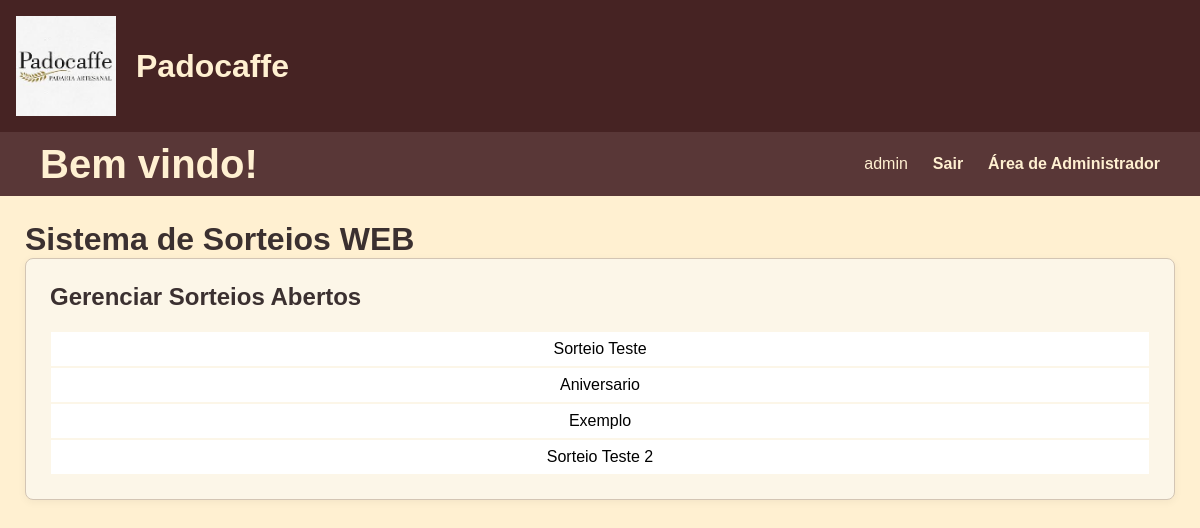
Page /gerenciar_sorteios (signed in) on the earlier database version.
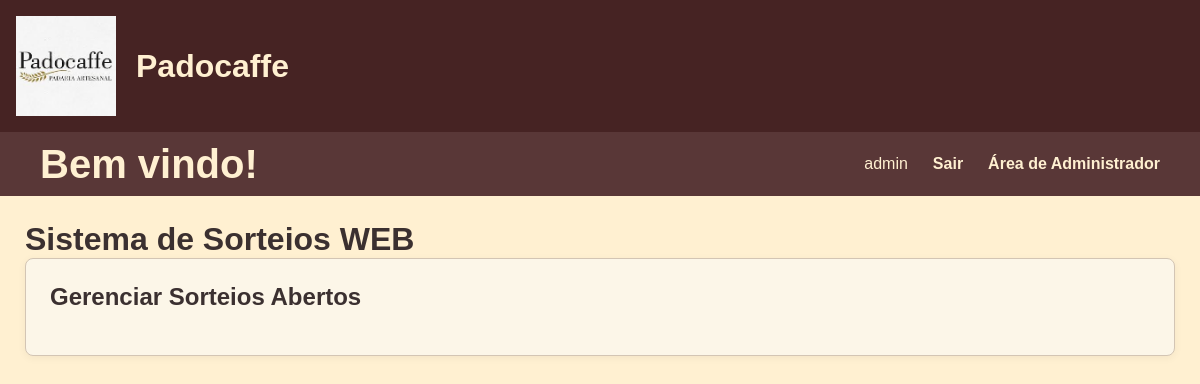
Same page on the later database version.
### tables this page shows
CREATE TABLE administrador (
  id_admin INTEGER PRIMARY KEY AUTOINCREMENT,
  username TEXT UNIQUE NOT NULL,
  password TEXT NOT NULL
);

CREATE TABLE sorteio (
  id_sorteio INTEGER PRIMARY KEY AUTOINCREMENT,
  nome TEXT UNIQUE NOT NULL,
  data_limite TIMESTAMP NOT NULL,
  realizado BOOLEAN DEFAULT 0,
  id_bilhete_sorteado INTEGER DEFAULT NULL,
  FOREIGN KEY (id_bilhete_sorteado) REFERENCES bilhete(id_bilhete),
  CHECK ((NOT realizado) OR id_bilhete_sorteado)
);

### flaskr/admin.py (the view, shortened to what this page needs)
@bp.route('/gerenciar_sorteios', methods=('GET', 'POST'))
@admin_required
def gerenciar_sorteios():
    db = get_db()
    sorteios = db.execute(
        'SELECT * FROM sorteio WHERE NOT realizado'
    ).fetchall()
    return render_template(
        'admin/gerenciar_sorteios.html',
        sorteio_escolhido=False,
        sorteios=sorteios
    )

### flaskr/auth.py (called while the page is built, shortened)
@bp.before_app_request
def load_logged_in_user():
    user_id = session.get("user_id")
    auth_type = session.get("auth_type")
    if user_id is None:
        g.admin = None
        g.usuario = None
    elif auth_type == "admin":
        db = get_db()
        g.admin = db.execute(
            "SELECT id_admin, username, password FROM administrador WHERE id_admin = ?",
            (user_id,)
        ).fetchone()
        g.usuario = None

def admin_required(view):
    @functools.wraps(view)
    def wrapped_view(**kwargs):
        if g.admin is None:
            return redirect(url_for("auth.login_admin"))
        return view(**kwargs)
    return wrapped_view

### flaskr/db.py (called while the page is built)
def get_db():
    if 'db' not in g:
        g.db = sqlite3.connect(DB_PATH)
        g.db.row_factory = sqlite3.Row
    return g.db

### flaskr/templates/admin/gerenciar_sorteios.html (shortened to what this page needs)
{% extends 'base.html' %}
{% block content %}
    <h2 style="margin-bottom: 20px;">Gerenciar Sorteios Abertos</h2>
    <div>
    {% for sorteio in sorteios %}
        <form class="form_lista" method="post">
            <button class="opcao_lista" type="submit">{{sorteio.nome}}</button>
        </form>
    {% endfor %}
    </div>
{% endblock %}

### flaskr/templates/base.html (shortened to what this page needs)
<!doctype html>
<html lang="pt-br">
  <head>
    <link rel="stylesheet" href="{{ url_for('static', filename='style.css') }}">
  </head>
  <body>
    <header class="main-header">
        <img src="{{ url_for('static', filename='img/padocaffe imagem.jpeg') }}" alt="Logomarca da Empresa Padocaffe" style="height: 100px;">
        <h1>Padocaffe</h1>
    </header>
    <nav class="navbar">
      <h1>Bem vindo!</h1>
      <ul>
        {% if g.admin %}
            <li><span>{{ g.admin['username'] }}</span></li>
            <li><a class="navbar-item" href="{{ url_for('auth.logout_admin') }}">Sair</a></li>
            <li><a class="navbar-item" href="{{ url_for('admin.index_admin') }}">Área de Administrador</a></li>
        {% endif %}
      </ul>
    </nav>
    <main>
      <div style="display: flex; align-items: center; gap: 12px;">
        <h1 style="margin: 0;">Sistema de Sorteios WEB</h1>
      </div>
      <section class="content">
      {% block content %}{% endblock %}
      </section>
    </main>
  </body>
</html>

### flaskr/static/style.css (style rules this page uses)
* { margin: 0; padding: 0; box-sizing: border-box; }
body { background-color: #FFF0D1; color: #3B3030; font-family: Arial, Helvetica, sans-serif; }
a { color: #664343; text-decoration: none; }
.main-header { background-color: #462323; padding: 1rem; display: flex; align-items: center; gap: 20px; color: #FFF0D1; }
.navbar { width: 100%; height: 4rem; background-color: #593737; display: flex; justify-content: space-between; align-items: center; }
.navbar h1 { margin-left: 2.5rem; font-size: 2.5rem; color: #FFF0D1; }
.navbar ul { margin-right: 2.5rem; list-style: none; display: flex; align-items: center; gap: 25px; }
.navbar li { color: #FFF0D1; display: inline-flex; justify-content: space-evenly; }
.navbar-item { color: #FFF0D1; line-height: 50px; text-decoration: none; font-weight: bold; font-family: Arial, Helvetica, sans-serif; }
main { padding: 25px; }
.content { background-color: #fcf6e8; padding: 1.5rem; border: 1px solid #d3c5b4; border-radius: 8px; box-shadow: 0 2px 8px rgba(0,0,0,0.05); }
.content:last-child { margin-bottom: 0; }

Differences in the rows shown:
removed sorteio: nome "Sorteio Teste"
removed sorteio: nome "Aniversario"
removed sorteio: nome "Exemplo"
removed sorteio: nome "Sorteio Teste 2"
